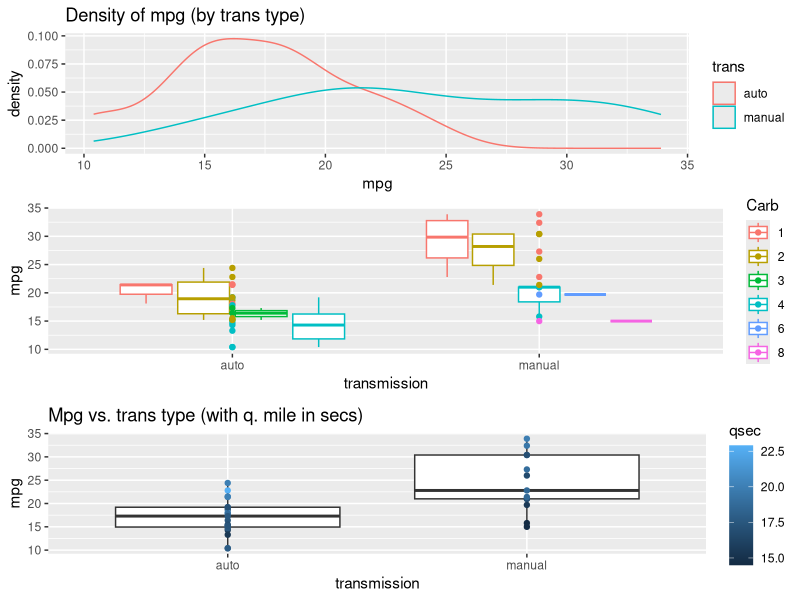
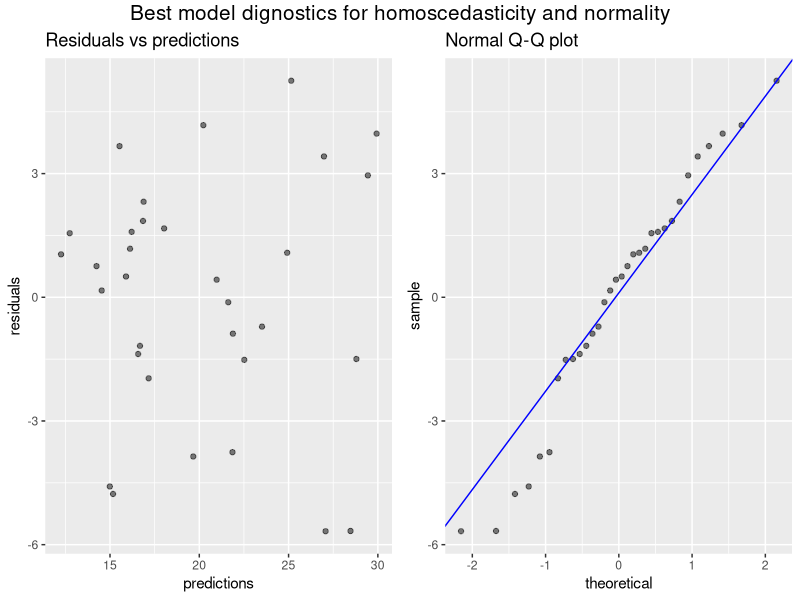
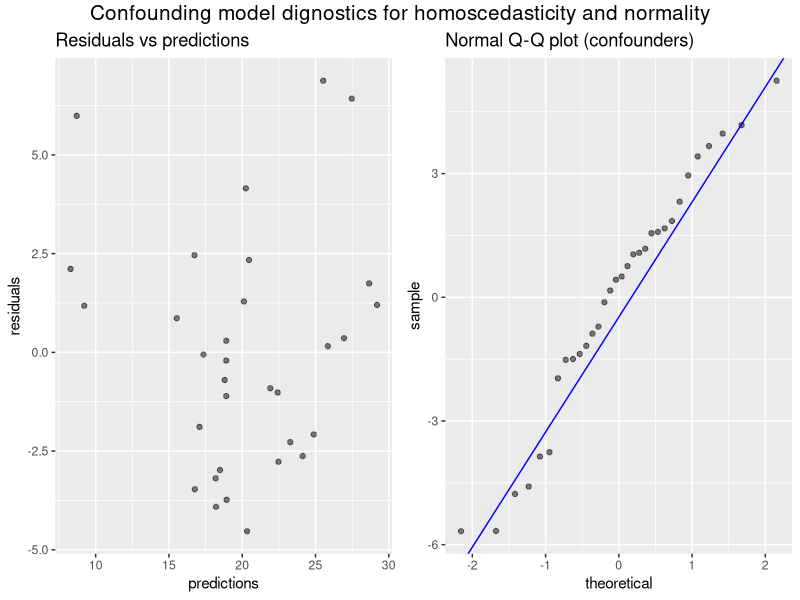

Reproduce these figures in R, in order.
## ---- chunk 1
knitr::opts_chunk$set(echo = FALSE)
knitr::opts_chunk$set(include = FALSE)
knitr::opts_chunk$set(message = FALSE)
knitr::opts_chunk$set(warning = FALSE)
## ---- chunk 2
library(dplyr)
library(ggplot2)
library(gridExtra)
library(xtable)
data("mtcars")
## ---- chunk 3
# Change "cyl" and "am" into factor variables
mtcars <- mutate(mtcars, 
                 cyls = factor(mtcars$cyl),
                 trans =  factor(mtcars$am, labels = c("auto", "manual")),
                 model = row.names(mtcars)) %>%
    select(model, mpg:trans, -am)
## ---- chunk 4
# Spearmans rho correlations
carbCor <- cor.test(as.numeric(mtcars$trans), mtcars$carb, method = "spearman")
qsecCor <- cor.test(as.numeric(mtcars$trans), mtcars$qsec, method = "spearman")
wtCor <- cor.test(as.numeric(mtcars$trans), mtcars$wt, method = "spearman")
hpCor <- cor.test(as.numeric(mtcars$trans), mtcars$hp, method = "spearman")
dispCor <- cor.test(mtcars$disp, as.numeric(mtcars$trans), method = "spearman")

# Make correlation data frame to print
cors <- data.frame(
    c(carbCor$estimate, qsecCor$estimate, hpCor$estimate, dispCor$estimate, wtCor$estimate),
    c(carbCor$p.value, qsecCor$p.value, hpCor$p.value, dispCor$p.value, wtCor$p.value),
    row.names = c("Carburator barrels", "Quarter mile", "Horsepower",  "Displacement", "Weight"))
names(cors) <- c("rho", "p-value")

# Print table of correlations
options(xtable.comment = FALSE)
print(xtable(cors, caption = "Spearman\'s rho correlations with trans type", digits = -3),
      type = "latex",
      booktabs = TRUE,
      caption.placement = 'top',
      math.style.exponents = TRUE)
## ---- chunk 5
s1 <- ggplot(mtcars, aes(x=qsec, y=mpg)) +
    geom_smooth(method = "lm") +
    geom_point(aes(colour=trans)) +
    xlab("quarter mile (secs)")
s2 <- ggplot(mtcars, aes(x=disp, y=mpg)) + 
    geom_point(aes(colour=trans)) +
    geom_smooth(method = "lm") +
    xlab("displacement (cu. in.)")
s3 <- ggplot(mtcars, aes(x=hp, y=mpg)) + 
    geom_point(aes(colour=trans)) +
    geom_smooth(method = "lm") +
    xlab("horsepower")
s4 <- ggplot(mtcars, aes(x=wt, y=mpg)) + 
    geom_point(aes(colour=trans)) +
    geom_smooth(method = "lm") +
    xlab("weight (tons)")
s5 <- ggplot(mtcars, aes(x=cyls, y=mpg, color = trans)) + 
    geom_boxplot() +
    geom_point() +
    xlab("number of cylinders")
s6 <- ggplot(mtcars, aes(x=carb, y=mpg, color = trans)) + 
    geom_boxplot() +
    geom_point() +
    xlab("carburator")
s7 <- ggplot(mtcars, aes(x=gear, y=mpg, color = trans)) + 
    geom_boxplot() +
    geom_point() +
    xlab("no. of gears")
## ---- chunk 6
require(grid)
# Look at differences in transmission alone

e1 <- ggplot(mtcars, aes(mpg, color = trans)) +
    geom_density() +
    ggtitle("Density of mpg (by trans type)")


# look at differences in transmission and carburator barrels
e2 <- ggplot(mtcars, aes(x=trans, y=mpg, color = as.factor(carb))) + 
    geom_boxplot() +
    geom_point() +
    xlab("transmission") +
    labs(color="Carb") 


# Since qsec is downstream of hp, disp, cyls, etc., we take a look at how it might explain mpg
e3 <- ggplot(mtcars, aes(x=trans, y=mpg, color = qsec)) + 
    geom_boxplot() +
    geom_point() +
    xlab("transmission") +
    ggtitle("Mpg vs. trans type (with q. mile in secs)")
## ---- chunk 7
t.test(mpg ~ trans, data = mtcars, conf.level = .99)
## ---- chunk 8
lm1v <- lm(mpg ~ trans, data=mtcars)
summary(lm1v)$coefficients
lm2v <- lm(mpg ~ trans + qsec, data=mtcars)
## ---- chunk 9
lm3v <- lm(mpg ~ trans + qsec + carb, data=mtcars)
summary(lm3v)$coefficients
## ---- chunk 10
lmConfound <- lm(mpg ~ trans + wt, data=mtcars)
summary(lmConfound)$coefficients
## ---- chunk 11
max(cooks.distance(lm3v))
## ---- chunk 12
shapiro.test(residuals(lm(mpg ~ trans + qsec + carb, data=mtcars)))

shapiro.test(residuals(lm(mpg ~ trans + wt, data=mtcars)))
## ---- chunk 13
library(car)
durbinWatsonTest(lm3v)
durbinWatsonTest(lmConfound)
## ---- chunk 14
# Make vif data frame to print
vifs <- data.frame(as.character(round(vif(lm2v)[1],3)),as.character(round(vif(lm2v)[2], 3)), "", "", stringsAsFactors=FALSE)
names(vifs) <- c("trans", "q.mile", "carb","weight")
vifs <- rbind(vifs, c(as.character(round(vif(lm3v)[1],3)),
                      as.character(round(vif(lm3v)[2],3)),
                      as.character(round(vif(lm3v)[3],3)),
                      ""))
vifs <- rbind(vifs, c(
    as.character(round(vif(lmConfound)[1],3)), 
              "", "",
     as.character(round(vif(lmConfound)[2],3))))
row.names(vifs) <- c("mpg = f(trans, 1/4 mile)",
                    "mpg = f(trans, 1/4 mile, carb)",
                    "mpg = f(trans, weight)")

# Print table of vifs
options(xtable.comment = FALSE)
print(xtable(vifs, caption = "Varience inflation factors"),
      type = "latex",
      booktabs = TRUE,
      caption.placement = 'top',
      math.style.exponents = TRUE)
## ---- chunk 15
anova(lm1v, lm2v, lm3v)
## ---- chunk 16
anova(lm1v, lmConfound)
## ---- chunk 17

grid.arrange(e1, e2, e3,
             ncol=1)

# grid.arrange(s1, s3, s4, s2, s6, s7, ncol=2,
#              top=textGrob("1.1 regressor correlation", gp=gpar(fontsize=15,font=8)))
## ---- chunk 18
d1 <- ggplot(data.frame(residuals = resid(lm3v), predictions = predict(lm3v)), 
       aes(y = residuals, x = predictions)) +
    geom_point(alpha = 0.5) +
    ggtitle("Residuals vs predictions")

y <- quantile(lm3v$resid[!is.na(lm3v$resid)], c(0.25, 0.75))
x <- qnorm(c(0.25, 0.75))
slope <- diff(y)/diff(x)
int <- y[1L] - slope * x[1L]
d2 <- ggplot(lm3v, aes(sample=.resid)) +
        stat_qq(alpha = 0.5) +
        geom_abline(slope = slope, intercept = int, color="blue") +
    ggtitle("Normal Q-Q plot")

d3 <- ggplot(data.frame(residuals = resid(lmConfound), predictions = predict(lmConfound)), 
       aes(y = residuals, x = predictions)) +
    geom_point(alpha = 0.5) +
    ggtitle("Residuals vs predictions")

y <- quantile(lmConfound$resid[!is.na(lmConfound$resid)], c(0.25, 0.75))
x <- qnorm(c(0.25, 0.75))
slope <- diff(y)/diff(x)
int <- y[1L] - slope * x[1L]
d4 <- ggplot(lm3v, aes(sample=.resid)) +
        stat_qq(alpha = 0.5) +
        geom_abline(slope = slope, intercept = int, color="blue") +
    ggtitle("Normal Q-Q plot (confounders)")
## ---- chunk 19
grid.arrange(d1, d2, ncol=2,
             top=textGrob("Best model dignostics for homoscedasticity and normality", gp=gpar(fontsize=15,font=8)))
## ---- chunk 20
grid.arrange(d3, d4, ncol=2,
             top=textGrob("Confounding model dignostics for homoscedasticity and normality", gp=gpar(fontsize=15,font=8)))
